Frame 1 (no input): blank canvas, image omitted
Frame 60 (no input): blank canvas, image omitted
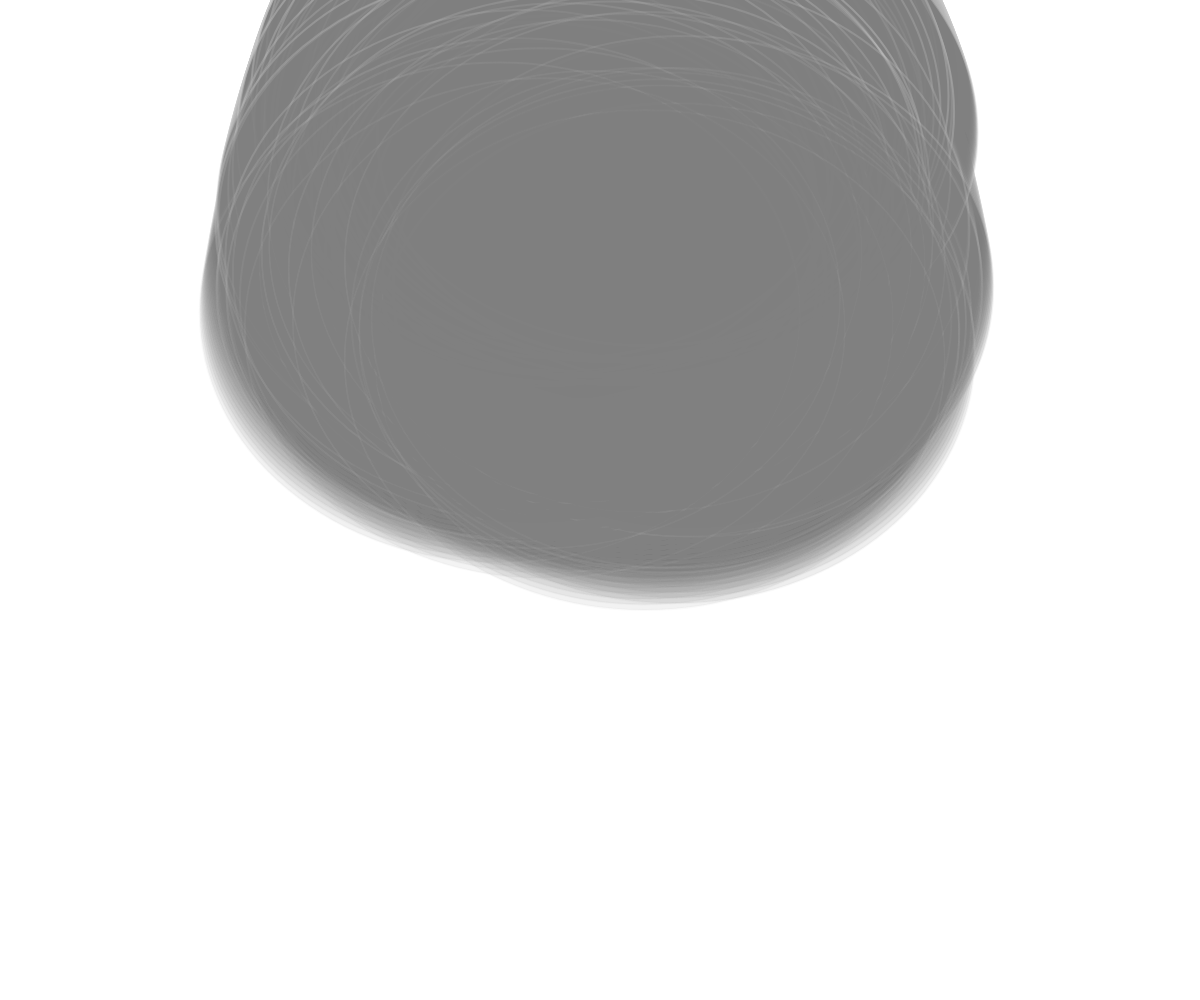
Frame 120 (the mouse pressed at the canvas centre since frame 60)

The p5.js sketch whose frames 1 and 60 were blank and that drew this single picture after the mouse press (run headless with seeded random() and noise() and a simulated clock; from frame 60 on, the mouse is pressed at the canvas centre):

// p5.js sketch
// ── sketch.js
let system;

function setup() {
  createCanvas(windowWidth, windowHeight);
  system = new ParticleSystem(createVector(width / 2, 50));
}

function draw() {

  system.addParticle();
  system.run();
}

// A simple Particle class
let Particle = function(position) {
  this.acceleration = createVector(0, 0.05);
  this.velocity = createVector(random(-1, 1), random(-1, 0));
  this.position = position.copy();
  this.lifespan = 255;
};

Particle.prototype.run = function() {
  this.update();
  this.display();
};

// Method to update position
Particle.prototype.update = function(){
  this.velocity.add(this.acceleration);
  this.position.add(this.velocity);
  this.lifespan -= 2;
};

// Method to display
Particle.prototype.display = function() {
  stroke(200, this.lifespan);
  strokeWeight(2);
  fill(127, this.lifespan);
  ellipse(this.position.x, this.position.y, mouseX, mouseY);
};

// Is the particle still useful?
Particle.prototype.isDead = function(){
  return this.lifespan < 0;
};

let ParticleSystem = function(position) {
  this.origin = position.copy();
  this.particles = [];
};

ParticleSystem.prototype.addParticle = function() {
  this.particles.push(new Particle(this.origin));
};

ParticleSystem.prototype.run = function() {
  for (let i = this.particles.length-1; i >= 0; i--) {
    let p = this.particles[i];
    p.run();
    if (p.isDead()) {
      this.particles.splice(i, 1);
    }
  }
};
